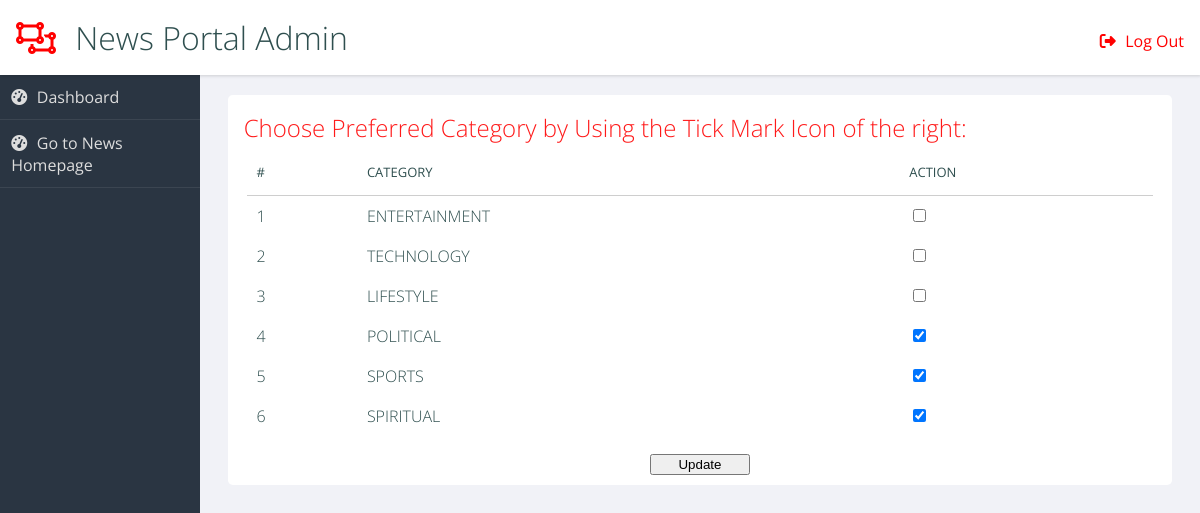
Page /user-dashboard.php (signed in) on the committed database.
### tables this page shows
CREATE TABLE IF NOT EXISTS `tblcategory` (
  `id` int NOT NULL AUTO_INCREMENT,
  `CategoryName` varchar(200) DEFAULT NULL,
  `Description` mediumtext,
  `PostingDate` timestamp NULL DEFAULT CURRENT_TIMESTAMP,
  `UpdationDate` timestamp NULL DEFAULT NULL ON UPDATE CURRENT_TIMESTAMP,
  `Is_Active` int DEFAULT NULL,
  PRIMARY KEY (`id`)
);

### user-dashboard.php (the view, shortened to what this page needs)
<?php
require_once('includes/connection.php');
$query = mysqli_query($conn, "SELECT preferences FROM tbluser WHERE id = 2");
if ($query) {
    $row = mysqli_fetch_array($query);
    $preferred_cats = explode(",", $row[0]);
}
?>
<!DOCTYPE html>
<html class="no-js" lang="en">
<head>
    <link rel="stylesheet" href="admin/css/admin.css">
    <link rel="stylesheet" href="https://cdnjs.cloudflare.com/ajax/libs/font-awesome/6.4.2/css/all.min.css">
</head>
<body id="top">
    <header role="banner">
        <h1>News Portal Admin</h1>
        <ul class="utilities">
            <br>
            <li class="logout warn"><a href="../login.php?action=logout">Log Out</a></li>
        </ul>
    </header>
    <nav role='navigation'>
        <ul class="main">
            <li class="dashboard"><a href="index.php">Dashboard</a></li>
            <li class="dashboard"><a href="index.php">Go to News Homepage</a></li>
        </ul>
    </nav>
    <main role="main">
        <section class="panel important">
            <h2>Choose Preferred Category by Using the Tick Mark Icon of the right:</h2>
            <div class="table-responsive">
                <form action="" method="post">
                    <table class="table m-0 table-bordered" id="example">
                        <thead>
                            <tr>
                                <th>#</th>
                                <th>Category</th>
                                <th>Action</th>
                            </tr>
                        </thead>
                        <tbody>
                            <?php
                            $query = mysqli_query($conn, "Select id,CategoryName,Description,PostingDate,UpdationDate from tblcategory where Is_Active=1");
                            $cnt = 1;
                            while ($row = mysqli_fetch_array($query)) {
                                ?>
                                <tr>
                                    <td><?php echo htmlentities($cnt); ?></td>
                                    <td><?php echo htmlentities($row['CategoryName']); ?></td>
                                    <td>
                                        <?php
                                            $checked = "";
                                            if(in_array($row['CategoryName'], $preferred_cats) ){
                                                $checked = "checked";
                                            }
                                        ?>
                                        <input type="Checkbox" name="<?php echo htmlentities($row['CategoryName']); ?>" value="<?php echo htmlentities($row['CategoryName']); ?>" <?php echo $checked; ?>>
                                    </td>
                                </tr>
                                <?php
                                $cnt++;
                            } ?>
                        </tbody>
                    </table>
                    <button type="submit" name="update"
                        style="margin:10px auto;width:100px;display:block;">Update</button>
                </form>
            </div>
        </section>
    </main>
</body>
</html>

### admin/css/admin.css (style rules this page uses)
html { box-sizing: border-box; }
*, *:before, *:after { box-sizing: inherit; }
body { background: #f1f2f7; font-family: "Open Sans", arial, sans-serif; color: darkslategray; }
.warn { color: red; }
header[role="banner"] { background: white; box-shadow: 1px 1px 3px rgba(0, 0, 0, 0.15); }
header[role="banner"] h1 { margin: 0; font-weight: 300; padding: 1rem; }
header[role="banner"] h1:before { content: "\f248"; font-family: FontAwesome; padding-right: 0.6em; color: red; }
header[role="banner"] .utilities { width: 100%; background: slategray; color: #ddd; }
header[role="banner"] .utilities li { border-bottom: solid 1px rgba(255, 255, 255, 0.2); }
header[role="banner"] .utilities li a { padding: 0.7em; display: block; }
.utilities a:before { content: "\f248"; font-family: FontAwesome; padding-right: 0.6em; }
.logout a:before { content: ""; }
nav[role="navigation"] { background: #2a3542; color: #ddd; }
nav[role="navigation"] li { border-bottom: 1px solid rgba(255, 255, 255, 0.08); }
nav[role="navigation"] li a { color: #ddd; text-decoration: none; display: block; padding: 0.7em; }
nav[role="navigation"] li a:before { content: "\f248"; font-family: FontAwesome; padding-right: 0.6em; }
nav[role="navigation"] .dashboard a:before { content: ""; }
.panel { background-color: white; color: darkslategray; -webkit-border-radius: 0.3rem; -moz-border-radius: 0.3rem; -ms-border-radius: 0.3rem; border-radius: 0.3rem; margin: 1%; }
.panel > h2, .panel > ul { margin: 1rem; }
a { text-decoration: none; color: inherit; }
h2, h3, h4 { font-weight: 300; margin: 0; }
h2 { color: #ff1a1a; }
ul, li { list-style-type: none; margin: 0; padding: 0; }
form input, form textarea, form select { width: 100%; display: block; border: solid 1px #dde; padding: 0.5em; }
form input:after, form textarea:after, form select:after { content: ""; display: table; clear: both; }
form input[type="checkbox"], form input[type="radio"] { display: inline; width: auto; }
table { border-collapse: collapse; width: 96%; margin: 2%; }
th { text-align: left; font-weight: 400; font-size: 13px; text-transform: uppercase; border-bottom: 1px solid rgba(0, 0, 0, 0.1); padding: 0 10px; padding-bottom: 14px; }
td { line-height: 40px; font-weight: 300; padding: 0 10px; }
@media screen and (min-width: 600px) { html, body { height: 100%; } }
@media screen and (min-width: 600px) { header[role="banner"] { position: fixed; top: 0; left: 0; width: 100%; z-index: 99; height: 75px; } }
@media screen and (min-width: 600px) { header[role="banner"] .utilities { position: absolute; top: 0; right: 0; background: transparent; color: darkslategray; width: auto; } }
@media screen and (min-width: 600px) { header[role="banner"] .utilities li { display: inline-block; } }
@media screen and (min-width: 600px) { header[role="banner"] .utilities li a { padding: 0.5em 1em; } }
@media screen and (min-width: 600px) { nav[role="navigation"] { position: fixed; width: 200px; top: 75px; bottom: 0px; left: 0px; } }
@media screen and (min-width: 600px) { main[role="main"] { margin: 75px 0 40px 200px; } }
@media screen and (min-width: 600px) { main[role="main"]:after { content: ""; display: table; clear: both; } }
@media screen and (min-width: 600px) { .panel { margin: 2% 0 0 2%; float: left; width: 96%; } }
@media screen and (min-width: 600px) { .panel:after { content: ""; display: table; clear: both; } }
@media screen and (min-width: 900px) { .panel { width: 47%; clear: none; } }
@media screen and (min-width: 900px) { .panel.important { width: 96%; } }

### rows in the picture
tblcategory: CategoryName "ENTERTAINMENT"
tblcategory: CategoryName "TECHNOLOGY"
tblcategory: CategoryName "LIFESTYLE"
tblcategory: CategoryName "POLITICAL"
tblcategory: CategoryName "SPORTS"
tblcategory: CategoryName "SPIRITUAL"
